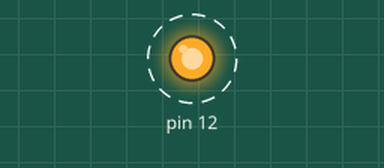
The sketch below on a simulated Arduino Uno, built with avr-gcc and run on an emulated ATmega328P. Shown: output pins drawn as LEDs (lit = HIGH). Dashed ring = blinking.

Above: at 0.5 s.
Timing chart, 0 to 4.6 s (numbered marks = the images above):
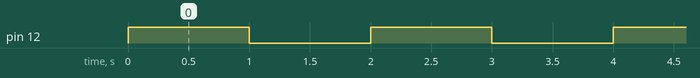

The sketch:

phone-cage.ino
```cpp
#include <avr/interrupt.h>
#include <avr/io.h>
#include <inttypes.h>
#include <stdlib.h>
#include <util/delay.h>

int main() {
  DDRB |= (1 << DDB4);

  while (1) {
    PORTB |= (1 << PB4);
    _delay_ms(1000);
    PORTB &= ~(1 << PB4);
    _delay_ms(1000);
  }
}
```

test.c
```cpp
#include <avr/io.h>
#include <stdint.h>
#include <util/delay.h>

void set_servo_angle(uint8_t angle);

int main() {
  Serial.begin(9600);

  // Set PB1 (pin 9) as output
  DDRB |= (1 << DDB1);

  // Fast PWM, Mode 14: ICR1 is TOP
  TCCR1A = (1 << COM1A1) | (1 << WGM11);
  TCCR1B = (1 << WGM13) | (1 << WGM12) | (1 << CS11);  // Prescaler = 8

  ICR1 = 39999;  // TOP for 20ms period (50 Hz)

  while (1) {
    set_servo_angle(90);  // 1 ms
    Serial.print("OCR1A = ");
    Serial.println(OCR1A);
  }
}

void set_servo_angle(uint8_t angle) {
  OCR1A = 2000 + ((uint32_t)angle * 2000) / 180;
}
```

Measured:
- by itself, pin 12: alternates HIGH for 1.0 s and LOW for 1.0 s
